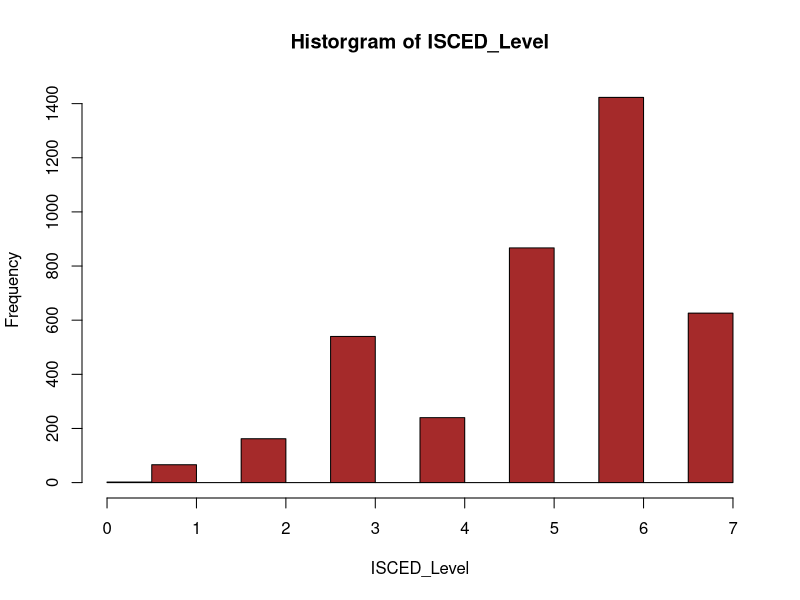
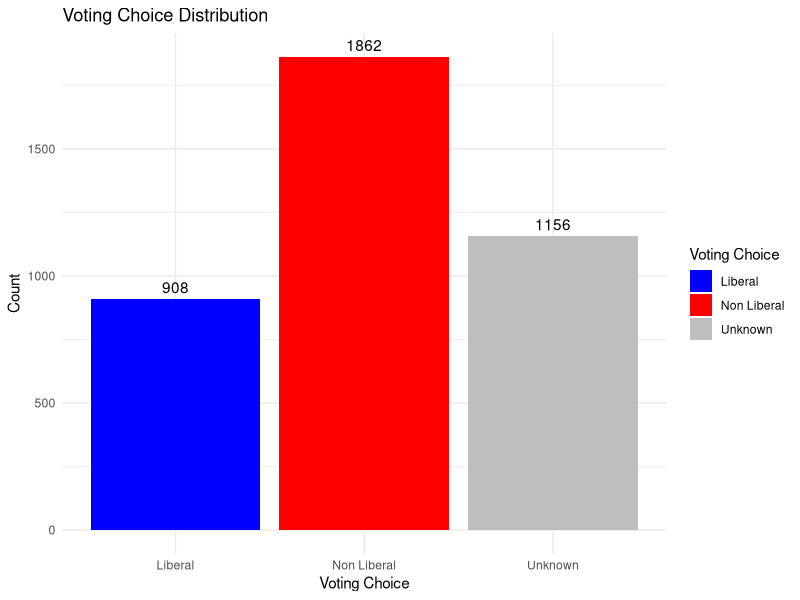

The R source for these figures, in order:
## ---- chunk 1
library(tidyverse)

phone_data <- read_csv("ces_phone.csv")

## ---- chunk 2
#NA values in age, most likely to vote for (q11) and education level q(61)
na_count <- phone_data %>%
  summarize(
    q11 = sum(is.na(q11)),
    q61 = sum(is.na(q61)),
    age = sum(is.na(age))
  )

#removing NA values in q11 (81 is a low number)

phone_data <- phone_data %>% filter(!is.na(q11))

#Checking non response answers (-9, -8, -7 for q11 and q61) and valid age

no_response_count <- phone_data %>%
  summarize(
    q11 = sum(q11 < 0),
    q61 = sum(q61 < 0),
    age = sum(age < 18)
  )

#removing non response from q61 (11 is a small number)

phone_data <- phone_data %>% filter(q61 > 0)
## ---- chunk 3


# Data Cleaning: Convert q61 into ISCED
isced_mapping <- c(
  '1' = 0,  # ISCED 0 -> No school
  '2' = 1,  # ISCED 1 -> Some elem
  '3' = 1,  # ISCED 1 -> Elem
  '4' = 2,  # ISCED 2 -> Some high school
  '5' = 3,  # ISCED 3 -> High school diploma
  '6' = 4,  # ISCED 4 -> Some community colege
  '7' = 5,  # ISCED 5 -> Community College
  '8' = 6,  # ISCED 6 -> Some university
  '9' = 6,  # ISCED 6 -> Bachelor
  '10' = 7,  # ISCED 7 -> Master
  '11' = 7  # ISCED 7 -> PHD
)

phone_data <- 
  phone_data %>%
  mutate(isced_level = isced_mapping[as.character(phone_data$q61)],
         voting_choice = case_when(
           phone_data$q11 == 1 ~ 'Liberal',
           phone_data$q11 < 0 ~ 'Unknown',
           phone_data$q11 != 0 ~ 'Non Liberal'
         ))

## ---- chunk 4

#Distribution of Isced Level

hist(phone_data$isced_level, main = "Historgram of ISCED_Level", xlab = 'ISCED_Level', col = "brown")

#Distribution of voting preference

vote_counts <- phone_data %>% group_by(voting_choice) %>% summarize(count = n())

ggplot(vote_counts, aes(x = voting_choice, y = count, fill = voting_choice)) +
  geom_bar(stat = "identity") +  # Create bar graph
  geom_text(aes(label = count), vjust = -0.5, color = "black") +  # Add labels
  labs(
    title = "Voting Choice Distribution",
    x = "Voting Choice",
    y = "Count",
    fill = "Voting Choice"
  ) +
  theme_minimal() + 
  scale_fill_manual(values = c("Liberal" = "blue", "Non Liberal" = "red", "Unknown" = "gray"))
## ---- chunk 5

# Here you can run code to calculate your Confidence Intervals.
